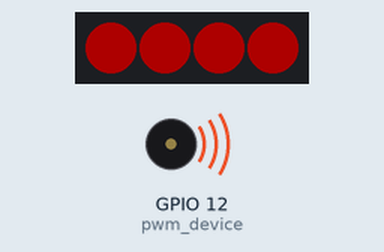
Simulated run of this program. Board: Raspberry Pi (BCM pin numbers). On the bench: 4 RGB LEDs in strip order, left to right, buzzer (waves = sounding). Dim RGB values are drawn brighter than linear; threads take turns every 2 ms.

Above: at 0.1 s.
At 0.6 s:
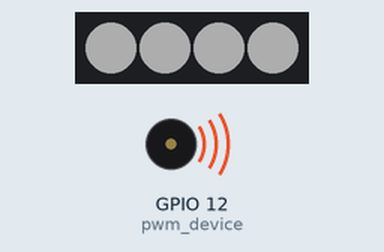
At 3.4 s:
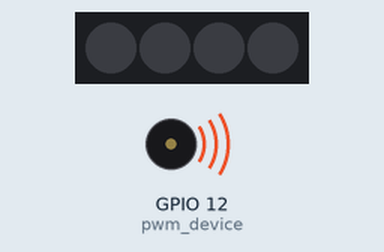
At 22.8 s:
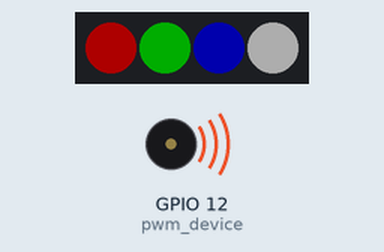
At 27.67 s:
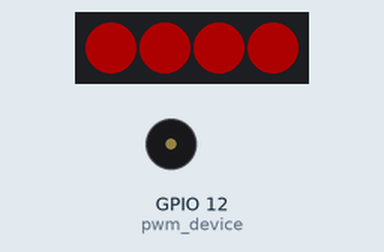
At 37.01 s:
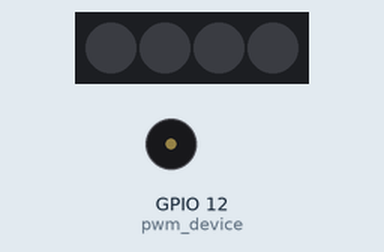
Timing chart, 0 to 40.0 s (numbered marks = the images above):
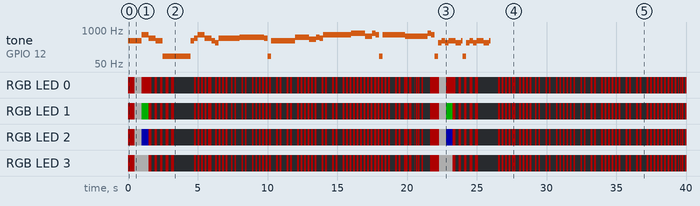

Measured:
- by itself, RGB LED 3: off → RGB(51, 0, 0) at 0.00 s, → RGB(51, 51, 51) 0.50 s later, → RGB(51, 0, 0) 1.0 s later, → off 0.20 s later, … (225 changes in this stretch)
- by itself, RGB LED 0: off → RGB(51, 0, 0) at 0.00 s, → RGB(51, 51, 51) 0.50 s later, → RGB(51, 0, 0) 0.50 s later, → off 0.70 s later, … (225 changes in this stretch)

The program:

3.py
```python
from time import sleep
import board
import neopixel
from gpiozero import PWMOutputDevice
from threading import Thread

# NeoPixel 설정
pixel_pin = board.D10
num_pixels = 4
pixels = neopixel.NeoPixel(pixel_pin, num_pixels, brightness=0.2, auto_write=False, pixel_order=neopixel.GRB)

# PWMOutputDevice 설정
pwm_device = PWMOutputDevice(pin=12, frequency=100, initial_value=0)

# NeoPixel을 제어하는 함수
def control_led():
    try:
        while True:
            # NeoPixel LED 제어 코드
            pixels.fill((255, 0, 0))  # 빨간색으로 켜기
            pixels.show()
            sleep(0.5)

            pixels.fill((255, 255, 255))  # 흰색으로 켜기
            pixels.show()
            sleep(0.5)

            pixels[0] = (255, 0, 0)    # 첫 번째 LED: 빨간색
            pixels[1] = (0, 255, 0)    # 두 번째 LED: 초록색
            pixels[2] = (0, 0, 255)    # 세 번째 LED: 파란색
            pixels[3] = (255, 255, 255) # 네 번째 LED: 흰색
            pixels.show()
            sleep(0.5)

            blink_leds(0.2, 0.2, 5)

            pixels.fill((0, 0, 0))
            pixels.show()
            sleep(1.25)

            blink_leds(0.125, 0.125, 4)

            blink_leds(0.25, 0.25, 1)

            blink_leds(0.125, 0.125, 4)

            pixels.fill((0, 0, 0))
            pixels.show()
            sleep(0.125)

            blink_leds(0.125, 0.125, 2)

            pixels.fill((0, 0, 0))
            pixels.show()
            sleep(0.25)

            blink_leds(0.125, 0.125, 2)

            pixels.fill((0, 0, 0))
            pixels.show()
            sleep(0.25)

            blink_leds(0.125, 0.125, 2)

            blink_leds(0.125, 0.125, 4)

            pixels.fill((0, 0, 0))
            pixels.show()
            sleep(0.25)

            blink_leds(0.125, 0.125, 2)

            pixels.fill((0, 0, 0))
            pixels.show()
            sleep(0.25)

            blink_leds(0.125, 0.125, 2)

            pixels.fill((0, 0, 0))
            pixels.show()
            sleep(0.25)

            blink_leds(0.125, 0.125, 2)

            blink_leds(0.125, 0.125, 4)

            pixels.fill((0, 0, 0))
            pixels.show()
            sleep(0.25)

            blink_leds(0.125, 0.125, 2)

            pixels.fill((0, 0, 0))
            pixels.show()
            sleep(0.25)

            blink_leds(0.125, 0.125, 2)

            pixels.fill((0, 0, 0))
            pixels.show()
            sleep(0.25)

            blink_leds(0.125, 0.125, 2)

            blink_leds(0.125, 0.125, 7)

            blink_leds(0.0625, 0.0625, 2)

            blink_leds(0.125, 0.125, 4)

            pixels.fill((0, 0, 0))
            pixels.show()
            sleep(0.25)

            blink_leds(0.125, 0.125, 2)

            pixels.fill((0, 0, 0))
            pixels.show()
            sleep(0.125)

            blink_leds(0.0625, 0.0625, 2)

            pixels.fill((0, 0, 0))
            pixels.show()
            sleep(0.125)

            blink_leds(0.0625, 0.0625, 2)

            pixels.fill((0, 0, 0))
            pixels.show()
            sleep(0.125)

            blink_leds(0.0625, 0.0625, 2)

            blink_leds(0.125, 0.125, 2)


            # LED 꺼지기 (0.375초 꺼짐)
            pixels.fill((0, 0, 0))
            pixels.show()
            sleep(0.375)

            # LED 켜기 (0.125초 켜짐)
            pixels.fill((255, 0, 0))
            pixels.show()
            sleep(0.125)

            # LED 꺼지기 (다음 단계에서 꺼짐)
            pixels[0] = (0, 0, 0)    # 첫 번째 LED: 빨간색
            pixels[1] = (0, 0, 0)    # 두 번째 LED: 초록색
            pixels[2] = (0, 0, 0)    # 세 번째 LED: 파란색
            pixels[3] = (0, 0, 0) # 네 번째 LED: 흰색
            pixels.show()

    except KeyboardInterrupt:
        pixels.fill((0, 0, 0))  # 프로그램 종료 시 모든 LED 끄기
        pixels.show()

# LED를 깜빡이는 함수
def blink_leds(on_time, off_time, repeat_count):
    for _ in range(repeat_count):
        pixels.fill((255, 0, 0))  # LED 켜기
        pixels.show()
        sleep(on_time)

        pixels.fill((0, 0, 0))  # LED 끄기
        pixels.show()
        sleep(off_time)

# PWMOutputDevice를 사용하여 음악을 연주하는 함수
def play_music():
    tones = [262, 294, 330, 349, 392, 440, 494, 523, 587, 659, 698, 740, 0]
    music = [4, 9, 6, 4, 12, 12, 4, 6, 9, 6, 4, 2, 6, 6, 6, 6, 6, 7, 7, 7, 7, 7, 6, 12, 4, 4, 4, 4, 4, 4, 7, 7, 7, 5, 7, 6, 9, 9, 9, 9, 9, 9, 9, 11, 11, 11, 8, 11, 9, 12, 9, 9, 9, 9, 9, 9, 9, 8, 8, 8, 8, 8, 8, 11, 9, 12, 2, 2, 4, 2, 2, 4, 4, 2, 4, 12, 2, 2, 4, 2, 2, 4, 4, 2, 4]
    term = [1, 0.5, 0.5, 0.5, 1.5, 0.5, 0.25, 0.25, 0.5, 0.5, 0.25, 0.25, 0.25, 0.25, 0.5, 0.25, 0.25, 0.5, 0.25, 0.25, 0.5, 0.25, 0.25, 0.25, 0.25, 0.25, 0.25, 0.5, 0.25, 0.25, 0.5, 0.25, 0.25, 0.5, 0.25, 0.25, 0.25, 0.25, 0.25, 0.25, 0.5, 0.25, 0.25, 0.5, 0.25, 0.25, 0.5, 0.25, 0.25, 0.25, 0.25, 0.25, 0.25, 0.25, 0.25, 0.25, 0.125, 0.125, 0.25, 0.25, 0.25, 0.25, 0.5, 0.25, 0.25, 0.25, 0.125, 0.125, 0.25, 0.125, 0.125, 0.25, 0.25, 0.375, 0.125, 0.25, 0.125, 0.125, 0.25, 0.125, 0.125, 0.25, 0.25, 0.375, 0.125]

    try:
        for i in range(len(music)):
            pwm_device.frequency = tones[music[i]]
            pwm_device.value = 0.5  # 50% duty cycle
            sleep(term[i])
            pwm_device.value = 0
    finally:
        pwm_device.close()

# 두 기능을 병렬로 실행하기 위한 스레드 생성
thread_led = Thread(target=control_led)
thread_music = Thread(target=play_music)

# 스레드 시작
thread_led.start()
thread_music.start()

# 메인 스레드가 스레드의 종료를 기다림
thread_led.join()
thread_music.join()

print("Program terminated.")
```
